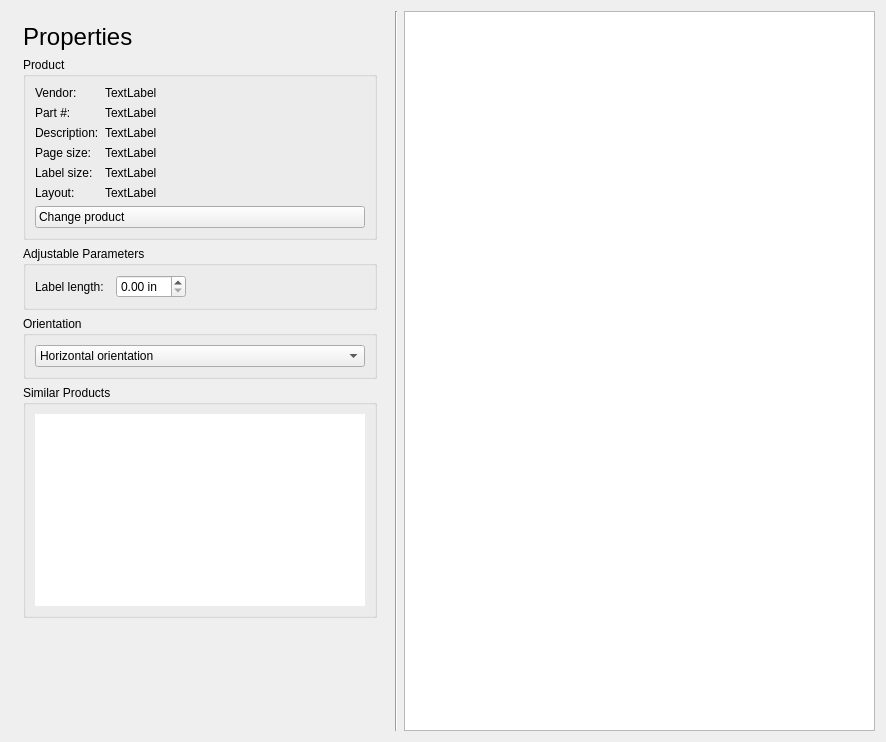
<?xml version="1.0" encoding="UTF-8"?>
<ui version="4.0">
 <class>PropertiesView</class>
 <widget class="QWidget" name="PropertiesView">
  <property name="geometry">
   <rect>
    <x>0</x>
    <y>0</y>
    <width>886</width>
    <height>742</height>
   </rect>
  </property>
  <property name="sizePolicy">
   <sizepolicy hsizetype="Expanding" vsizetype="Expanding">
    <horstretch>0</horstretch>
    <verstretch>0</verstretch>
   </sizepolicy>
  </property>
  <property name="maximumSize">
   <size>
    <width>16777215</width>
    <height>16777215</height>
   </size>
  </property>
  <property name="windowTitle">
   <string notr="true">Form</string>
  </property>
  <layout class="QGridLayout" name="gridLayout_5" columnstretch="0,0,0,0,1">
   <item row="0" column="4">
    <layout class="QHBoxLayout" name="horizontalLayout">
     <item>
      <widget class="glabels::SimplePreview" name="preview">
       <property name="sizePolicy">
        <sizepolicy hsizetype="Expanding" vsizetype="Preferred">
         <horstretch>0</horstretch>
         <verstretch>0</verstretch>
        </sizepolicy>
       </property>
      </widget>
     </item>
    </layout>
   </item>
   <item row="0" column="0">
    <layout class="QVBoxLayout" name="verticalLayout">
     <property name="leftMargin">
      <number>12</number>
     </property>
     <property name="topMargin">
      <number>12</number>
     </property>
     <property name="rightMargin">
      <number>12</number>
     </property>
     <property name="bottomMargin">
      <number>12</number>
     </property>
     <item>
      <widget class="QLabel" name="titleLabel">
       <property name="text">
        <string notr="true">&lt;span style=&quot; font-size:18pt;&quot;&gt;Properties&lt;/span&gt;</string>
       </property>
      </widget>
     </item>
     <item>
      <widget class="QGroupBox" name="productGroupBox">
       <property name="sizePolicy">
        <sizepolicy hsizetype="Minimum" vsizetype="Preferred">
         <horstretch>0</horstretch>
         <verstretch>0</verstretch>
        </sizepolicy>
       </property>
       <property name="minimumSize">
        <size>
         <width>300</width>
         <height>0</height>
        </size>
       </property>
       <property name="title">
        <string>Product</string>
       </property>
       <layout class="QGridLayout" name="gridLayout">
        <item row="0" column="0">
         <layout class="QFormLayout" name="formLayout">
          <item row="0" column="0">
           <widget class="QLabel" name="label">
            <property name="sizePolicy">
             <sizepolicy hsizetype="Minimum" vsizetype="Preferred">
              <horstretch>0</horstretch>
              <verstretch>0</verstretch>
             </sizepolicy>
            </property>
            <property name="text">
             <string>Vendor:</string>
            </property>
           </widget>
          </item>
          <item row="0" column="1">
           <widget class="QLabel" name="vendorLabel">
            <property name="sizePolicy">
             <sizepolicy hsizetype="Preferred" vsizetype="Preferred">
              <horstretch>0</horstretch>
              <verstretch>0</verstretch>
             </sizepolicy>
            </property>
            <property name="text">
             <string>TextLabel</string>
            </property>
           </widget>
          </item>
          <item row="1" column="0">
           <widget class="QLabel" name="label_3">
            <property name="sizePolicy">
             <sizepolicy hsizetype="Minimum" vsizetype="Preferred">
              <horstretch>0</horstretch>
              <verstretch>0</verstretch>
             </sizepolicy>
            </property>
            <property name="text">
             <string>Part #:</string>
            </property>
           </widget>
          </item>
          <item row="1" column="1">
           <widget class="QLabel" name="partLabel">
            <property name="sizePolicy">
             <sizepolicy hsizetype="Preferred" vsizetype="Preferred">
              <horstretch>0</horstretch>
              <verstretch>0</verstretch>
             </sizepolicy>
            </property>
            <property name="text">
             <string>TextLabel</string>
            </property>
           </widget>
          </item>
          <item row="2" column="0">
           <widget class="QLabel" name="label_5">
            <property name="sizePolicy">
             <sizepolicy hsizetype="Minimum" vsizetype="Preferred">
              <horstretch>0</horstretch>
              <verstretch>0</verstretch>
             </sizepolicy>
            </property>
            <property name="text">
             <string>Description:</string>
            </property>
           </widget>
          </item>
          <item row="2" column="1">
           <widget class="QLabel" name="descriptionLabel">
            <property name="sizePolicy">
             <sizepolicy hsizetype="Preferred" vsizetype="Preferred">
              <horstretch>0</horstretch>
              <verstretch>0</verstretch>
             </sizepolicy>
            </property>
            <property name="text">
             <string>TextLabel</string>
            </property>
           </widget>
          </item>
          <item row="3" column="0">
           <widget class="QLabel" name="label_7">
            <property name="sizePolicy">
             <sizepolicy hsizetype="Minimum" vsizetype="Preferred">
              <horstretch>0</horstretch>
              <verstretch>0</verstretch>
             </sizepolicy>
            </property>
            <property name="text">
             <string>Page size:</string>
            </property>
           </widget>
          </item>
          <item row="3" column="1">
           <widget class="QLabel" name="pageSizeLabel">
            <property name="sizePolicy">
             <sizepolicy hsizetype="Preferred" vsizetype="Preferred">
              <horstretch>0</horstretch>
              <verstretch>0</verstretch>
             </sizepolicy>
            </property>
            <property name="text">
             <string>TextLabel</string>
            </property>
           </widget>
          </item>
          <item row="4" column="0">
           <widget class="QLabel" name="label_9">
            <property name="sizePolicy">
             <sizepolicy hsizetype="Minimum" vsizetype="Preferred">
              <horstretch>0</horstretch>
              <verstretch>0</verstretch>
             </sizepolicy>
            </property>
            <property name="text">
             <string>Label size:</string>
            </property>
           </widget>
          </item>
          <item row="4" column="1">
           <widget class="QLabel" name="labelSizeLabel">
            <property name="sizePolicy">
             <sizepolicy hsizetype="Preferred" vsizetype="Preferred">
              <horstretch>0</horstretch>
              <verstretch>0</verstretch>
             </sizepolicy>
            </property>
            <property name="text">
             <string>TextLabel</string>
            </property>
           </widget>
          </item>
          <item row="5" column="0">
           <widget class="QLabel" name="label_11">
            <property name="sizePolicy">
             <sizepolicy hsizetype="Minimum" vsizetype="Preferred">
              <horstretch>0</horstretch>
              <verstretch>0</verstretch>
             </sizepolicy>
            </property>
            <property name="text">
             <string>Layout:</string>
            </property>
           </widget>
          </item>
          <item row="5" column="1">
           <widget class="QLabel" name="layoutLabel">
            <property name="sizePolicy">
             <sizepolicy hsizetype="Preferred" vsizetype="Preferred">
              <horstretch>0</horstretch>
              <verstretch>0</verstretch>
             </sizepolicy>
            </property>
            <property name="text">
             <string>TextLabel</string>
            </property>
           </widget>
          </item>
         </layout>
        </item>
        <item row="1" column="0">
         <widget class="QPushButton" name="changeProductButton">
          <property name="minimumSize">
           <size>
            <width>330</width>
            <height>0</height>
           </size>
          </property>
          <property name="toolTip">
           <string>&lt;html&gt;&lt;head/&gt;&lt;body&gt;&lt;p&gt;Select another product for this gLabels project.&lt;/p&gt;&lt;/body&gt;&lt;/html&gt;</string>
          </property>
          <property name="styleSheet">
           <string notr="true">text-align:left; padding:3px;</string>
          </property>
          <property name="text">
           <string>Change product</string>
          </property>
          <property name="icon">
           <iconset theme="glabels-select-product"/>
          </property>
          <property name="iconSize">
           <size>
            <width>32</width>
            <height>32</height>
           </size>
          </property>
         </widget>
        </item>
       </layout>
      </widget>
     </item>
     <item>
      <widget class="QGroupBox" name="parametersGroupBox">
       <property name="title">
        <string>Adjustable Parameters</string>
       </property>
       <layout class="QGridLayout" name="gridLayout_2">
        <property name="horizontalSpacing">
         <number>12</number>
        </property>
        <item row="0" column="1">
         <widget class="QDoubleSpinBox" name="lengthSpin">
          <property name="accelerated">
           <bool>false</bool>
          </property>
          <property name="prefix">
           <string notr="true"/>
          </property>
          <property name="suffix">
           <string notr="true"> in</string>
          </property>
         </widget>
        </item>
        <item row="0" column="0">
         <widget class="QLabel" name="label_2">
          <property name="text">
           <string>Label length:</string>
          </property>
         </widget>
        </item>
        <item row="0" column="2">
         <spacer name="horizontalSpacer">
          <property name="orientation">
           <enum>Qt::Horizontal</enum>
          </property>
          <property name="sizeHint" stdset="0">
           <size>
            <width>10</width>
            <height>20</height>
           </size>
          </property>
         </spacer>
        </item>
       </layout>
      </widget>
     </item>
     <item>
      <widget class="QGroupBox" name="orientationGroupBox">
       <property name="sizePolicy">
        <sizepolicy hsizetype="Minimum" vsizetype="Preferred">
         <horstretch>0</horstretch>
         <verstretch>0</verstretch>
        </sizepolicy>
       </property>
       <property name="title">
        <string>Orientation</string>
       </property>
       <layout class="QGridLayout" name="gridLayout_3">
        <item row="0" column="0">
         <layout class="QVBoxLayout" name="verticalLayout_2">
          <item>
           <widget class="QComboBox" name="orientationCombo">
            <property name="sizePolicy">
             <sizepolicy hsizetype="Minimum" vsizetype="Fixed">
              <horstretch>0</horstretch>
              <verstretch>0</verstretch>
             </sizepolicy>
            </property>
            <property name="toolTip">
             <string>Select horizontal or vertical orientation.</string>
            </property>
            <property name="iconSize">
             <size>
              <width>32</width>
              <height>32</height>
             </size>
            </property>
            <item>
             <property name="text">
              <string>Horizontal orientation</string>
             </property>
             <property name="icon">
              <iconset theme="glabels-label-orientation-horiz"/>
             </property>
            </item>
            <item>
             <property name="text">
              <string>Vertical orientation</string>
             </property>
             <property name="icon">
              <iconset theme="glabels-label-orientation-vert"/>
             </property>
            </item>
           </widget>
          </item>
         </layout>
        </item>
       </layout>
      </widget>
     </item>
     <item>
      <widget class="QGroupBox" name="similarProductsGroupBox">
       <property name="sizePolicy">
        <sizepolicy hsizetype="Minimum" vsizetype="Expanding">
         <horstretch>0</horstretch>
         <verstretch>0</verstretch>
        </sizepolicy>
       </property>
       <property name="title">
        <string>Similar Products</string>
       </property>
       <layout class="QGridLayout" name="gridLayout_4">
        <item row="0" column="0">
         <widget class="QTextBrowser" name="similarBrowser">
          <property name="sizePolicy">
           <sizepolicy hsizetype="Minimum" vsizetype="Expanding">
            <horstretch>0</horstretch>
            <verstretch>0</verstretch>
           </sizepolicy>
          </property>
          <property name="autoFillBackground">
           <bool>false</bool>
          </property>
          <property name="frameShape">
           <enum>QFrame::NoFrame</enum>
          </property>
          <property name="horizontalScrollBarPolicy">
           <enum>Qt::ScrollBarAlwaysOff</enum>
          </property>
         </widget>
        </item>
       </layout>
      </widget>
     </item>
     <item>
      <widget class="QWidget" name="similarProductsNullBox" native="true">
       <property name="sizePolicy">
        <sizepolicy hsizetype="Minimum" vsizetype="Expanding">
         <horstretch>0</horstretch>
         <verstretch>0</verstretch>
        </sizepolicy>
       </property>
      </widget>
     </item>
    </layout>
   </item>
   <item row="0" column="1">
    <widget class="Line" name="line">
     <property name="orientation">
      <enum>Qt::Vertical</enum>
     </property>
    </widget>
   </item>
  </layout>
 </widget>
 <customwidgets>
  <customwidget>
   <class>glabels::SimplePreview</class>
   <extends>QGraphicsView</extends>
   <header>SimplePreview.h</header>
  </customwidget>
 </customwidgets>
 <resources>
  <include location="../icons.qrc"/>
 </resources>
 <connections>
  <connection>
   <sender>changeProductButton</sender>
   <signal>clicked()</signal>
   <receiver>PropertiesView</receiver>
   <slot>onChangeProductButtonClicked()</slot>
   <hints>
    <hint type="sourcelabel">
     <x>342</x>
     <y>291</y>
    </hint>
    <hint type="destinationlabel">
     <x>728</x>
     <y>201</y>
    </hint>
   </hints>
  </connection>
  <connection>
   <sender>orientationCombo</sender>
   <signal>activated(int)</signal>
   <receiver>PropertiesView</receiver>
   <slot>onOrientationActivated()</slot>
   <hints>
    <hint type="sourcelabel">
     <x>342</x>
     <y>467</y>
    </hint>
    <hint type="destinationlabel">
     <x>802</x>
     <y>300</y>
    </hint>
   </hints>
  </connection>
  <connection>
   <sender>lengthSpin</sender>
   <signal>valueChanged(double)</signal>
   <receiver>PropertiesView</receiver>
   <slot>onLengthSpinChanged()</slot>
   <hints>
    <hint type="sourcelabel">
     <x>188</x>
     <y>349</y>
    </hint>
    <hint type="destinationlabel">
     <x>801</x>
     <y>376</y>
    </hint>
   </hints>
  </connection>
 </connections>
 <slots>
  <slot>onChangeProductButtonClicked()</slot>
  <slot>onOrientationActivated()</slot>
  <slot>onLengthSpinChanged()</slot>
 </slots>
</ui>
